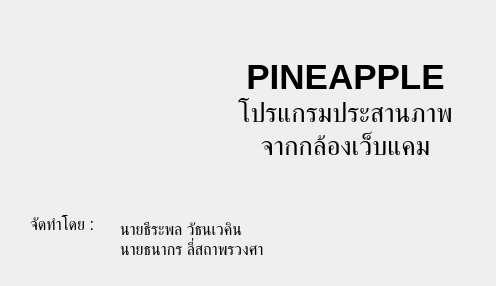
<ui version="4.0" >
 <class>AboutDialogClass</class>
 <widget class="QDialog" name="AboutDialogClass" >
  <property name="geometry" >
   <rect>
    <x>0</x>
    <y>0</y>
    <width>496</width>
    <height>286</height>
   </rect>
  </property>
  <property name="windowTitle" >
   <string>AboutDialog</string>
  </property>
  <widget class="QLabel" name="label" >
   <property name="geometry" >
    <rect>
     <x>30</x>
     <y>20</y>
     <width>151</width>
     <height>181</height>
    </rect>
   </property>
   <property name="text" >
    <string/>
   </property>
   <property name="pixmap" >
    <pixmap>Untitled-1.png</pixmap>
   </property>
   <property name="scaledContents" >
    <bool>true</bool>
   </property>
  </widget>
  <widget class="QLabel" name="label_3" >
   <property name="geometry" >
    <rect>
     <x>210</x>
     <y>40</y>
     <width>271</width>
     <height>141</height>
    </rect>
   </property>
   <property name="font" >
    <font>
     <pointsize>20</pointsize>
    </font>
   </property>
   <property name="text" >
    <string>&lt;!DOCTYPE HTML PUBLIC "-//W3C//DTD HTML 4.0//EN" "http://www.w3.org/TR/REC-html40/strict.dtd">
&lt;html>&lt;head>&lt;meta name="qrichtext" content="1" />&lt;style type="text/css">
p, li { white-space: pre-wrap; }
&lt;/style>&lt;/head>&lt;body style=" font-family:'Sans Serif'; font-size:20pt; font-weight:400; font-style:normal;">
&lt;p align="center" style=" margin-top:0px; margin-bottom:0px; margin-left:0px; margin-right:0px; -qt-block-indent:0; text-indent:0px;">&lt;span style=" font-size:26pt; font-weight:600;">PINEAPPLE&lt;/span>&lt;/p>
&lt;p align="center" style=" margin-top:0px; margin-bottom:0px; margin-left:0px; margin-right:0px; -qt-block-indent:0; text-indent:0px;">โปรแกรมประสานภาพ&lt;/p>
&lt;p align="center" style=" margin-top:0px; margin-bottom:0px; margin-left:0px; margin-right:0px; -qt-block-indent:0; text-indent:0px;">จากกล้องเว็บแคม&lt;/p>&lt;/body>&lt;/html></string>
   </property>
  </widget>
  <widget class="QLabel" name="label_5" >
   <property name="geometry" >
    <rect>
     <x>30</x>
     <y>210</y>
     <width>101</width>
     <height>31</height>
    </rect>
   </property>
   <property name="font" >
    <font>
     <pointsize>15</pointsize>
    </font>
   </property>
   <property name="text" >
    <string>&lt;!DOCTYPE HTML PUBLIC "-//W3C//DTD HTML 4.0//EN" "http://www.w3.org/TR/REC-html40/strict.dtd">
&lt;html>&lt;head>&lt;meta name="qrichtext" content="1" />&lt;style type="text/css">
p, li { white-space: pre-wrap; }
&lt;/style>&lt;/head>&lt;body style=" font-family:'Sans Serif'; font-size:15pt; font-weight:400; font-style:normal;">
&lt;p style=" margin-top:0px; margin-bottom:0px; margin-left:0px; margin-right:0px; -qt-block-indent:0; text-indent:0px;">&lt;span style=" font-size:12pt;">จัดทำโดย :&lt;/span>&lt;/p>&lt;/body>&lt;/html></string>
   </property>
  </widget>
  <widget class="QLabel" name="label_2" >
   <property name="geometry" >
    <rect>
     <x>120</x>
     <y>210</y>
     <width>241</width>
     <height>61</height>
    </rect>
   </property>
   <property name="text" >
    <string>&lt;!DOCTYPE HTML PUBLIC "-//W3C//DTD HTML 4.0//EN" "http://www.w3.org/TR/REC-html40/strict.dtd">
&lt;html>&lt;head>&lt;meta name="qrichtext" content="1" />&lt;style type="text/css">
p, li { white-space: pre-wrap; }
&lt;/style>&lt;/head>&lt;body style=" font-family:'Sans Serif'; font-size:9pt; font-weight:400; font-style:normal;">
&lt;p style=" margin-top:0px; margin-bottom:0px; margin-left:0px; margin-right:0px; -qt-block-indent:0; text-indent:0px; font-size:15pt;">&lt;span style=" font-size:12pt;">นายธีระพล วัธนเวคิน&lt;/span>&lt;/p>
&lt;p style=" margin-top:0px; margin-bottom:0px; margin-left:0px; margin-right:0px; -qt-block-indent:0; text-indent:0px; font-size:12pt;">นายธนากร ลี่สถาพรวงศา&lt;/p>&lt;/body>&lt;/html></string>
   </property>
  </widget>
 </widget>
 <layoutdefault spacing="6" margin="11" />
 <resources/>
 <connections/>
</ui>
